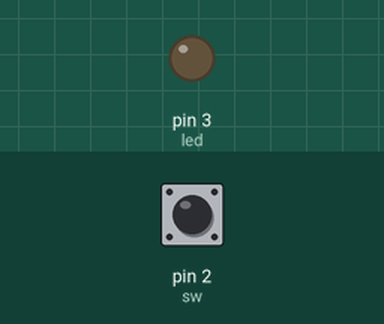
A sketch run on a simulated Arduino Uno, built with avr-gcc and run on an emulated ATmega328P. Parts: output pins drawn as LEDs (lit = HIGH). Inputs (shaded band) come from the test bench; at power-on: pin 2 (sw) HIGH.

Above: at 1.2 s.
1.3 s: pin 2 (sw) pulled LOW for 0.15 s
At 1.37 s:
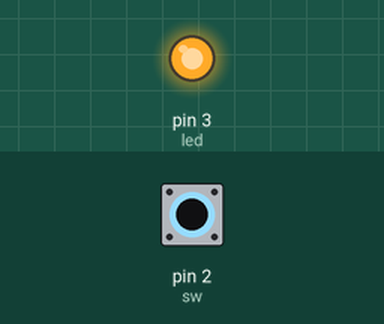
2.9 s: pin 2 (sw) pulled LOW for 3.2 s
At 7.4 s:
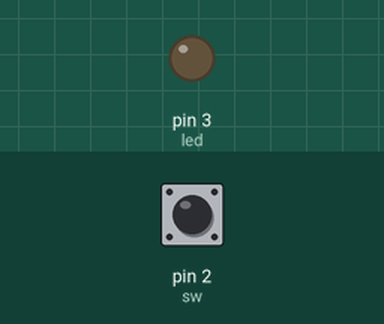
Timing chart, 0 to 8.9 s (numbered marks = the images above; inputs shaded):
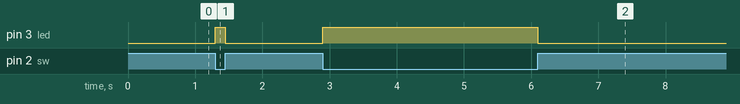

Measured:
- after the input at 1.3 s, pin 3 (led): LOW → HIGH at once, → LOW 0.15 s later
- after the input at 2.9 s, pin 3 (led): LOW → HIGH at once, → LOW 3.2 s later

The sketch:

singleSwitch.ino
```cpp
int sw = 2;
int led = 3;
void setup() {
  // put your setup code here, to run once:
  pinMode(sw,INPUT_PULLUP);
  pinMode(led,OUTPUT);
}

void loop() {
  // put your main code here, to run repeatedly:
  if(digitalRead(sw) == LOW)  // means the switch is pressed
  {
     digitalWrite(led,HIGH);  // make the LED turn ON
  }
  else
  {
    digitalWrite(led,LOW);  // else, keep the LED off
  }
}
```
